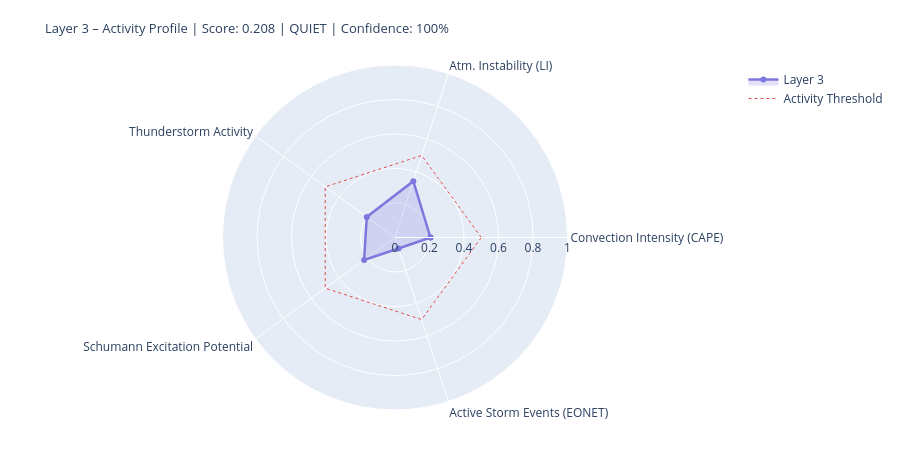

This figure's notebook cell:
### Markdown cell above
---
## 4. State Assessment & Handoff to Layer 4/5

### Code cell
# ============================================================
# LAYER-3-SCORE
# Five dynamic components
# ============================================================

def norm(v, lo, hi):
    if v is None or (isinstance(v, float) and math.isnan(v)): return None
    return round(max(0.0, min(1.0, (v - lo) / (hi - lo))), 4)

# --- 1) Convection intensity (global CAPE mean) ---
cape_mean = df_atm['cape'].dropna().mean() if not df_atm.empty else None
conv_score = norm(cape_mean, 0, 3000)
conv_src   = 'primary' if cape_mean is not None else 'missing'

# --- 2) Atmospheric instability (LI mean) ---
li_mean   = df_atm['li'].dropna().mean() if not df_atm.empty else None
# Negative LI = unstable → higher score
instab_score = norm(-li_mean if li_mean is not None else None, -6, 6)
instab_src   = 'primary' if li_mean is not None else 'missing'

# --- 3) Thunderstorm activity (mean thunder score + WMO count) ---
thunder_mean = df_atm['thunder_score'].mean() if not df_atm.empty else None
n_thunder    = int(df_atm['thunderstorm'].sum()) if not df_atm.empty else 0
thunder_score_val = norm(
    (thunder_mean or 0) * 0.7 + n_thunder * 0.1, 0, 1.0
) if thunder_mean is not None else None
thunder_src = 'primary'

# --- 4) Schumann excitation potential (weighted Schumann contribution) ---
schumann_pot = df_atm['schumann_contribution'].mean() if not df_atm.empty else None
# Boosted by Layer-2 thunderstorm trigger
if schumann_pot is not None and l2_thunder:
    schumann_pot = min(1.0, schumann_pot * 1.2)
schumann_score = norm(schumann_pot, 0, 1.0) if schumann_pot is not None else None
schumann_src   = 'derived'

# --- 5) Storm activity (NASA EONET) ---
# Distinction: None = data not loaded, 0.0 = loaded but no events
storm_score = None
storm_src   = 'missing'
if raw.get('storms') is not None:          # API reached successfully
    storm_score = norm(len(storm_events), 0, 30) if storm_events else 0.0
    storm_src   = 'primary'

# X-Ray and Kp: context only, not in dynamic score
# (X-Ray = Layer-0/4 driver; Kp = geomagnetic index, not a lightning proxy)
xray_context = None
if raw.get('xray'):
    df_xc = pd.DataFrame(raw['xray'])
    fc = next((c for c in df_xc.columns
               if any(k in c.lower() for k in ['flux','long']) and 'time' not in c.lower()),
              df_xc.columns[1])
    df_xc[fc] = pd.to_numeric(df_xc[fc], errors='coerce')
    xray_last = df_xc[fc].dropna().iloc[-1] if not df_xc[fc].dropna().empty else None
    if xray_last:
        xray_class = ('X' if xray_last>=1e-4 else 'M' if xray_last>=1e-5
                      else 'C' if xray_last>=1e-6 else 'B')
        xray_context = {'flux': float(xray_last), 'class': xray_class}
        print(f'X-Ray context: {xray_class}-class ({xray_last:.2e} W/m²)')

# --- Aggregate ---
COMPONENTS = {
    'Convection Intensity (CAPE)':  {'score': conv_score,       'source': conv_src,    'dynamic': True},
    'Atm. Instability (LI)':         {'score': instab_score,     'source': instab_src,  'dynamic': True},
    'Thunderstorm Activity':              {'score': thunder_score_val, 'source': thunder_src, 'dynamic': True},
    'Schumann Excitation Potential':   {'score': schumann_score,   'source': schumann_src,'dynamic': True},
    'Active Storm Events (EONET)': {'score': storm_score,      'source': storm_src,   'dynamic': True},
}

available   = {k: v['score'] for k, v in COMPONENTS.items() if v['score'] is not None}
unavailable = [k for k, v in COMPONENTS.items() if v['score'] is None]
layer3_score = round(sum(available.values()) / len(available), 4) if available else None
confidence   = round(len(available) / len(COMPONENTS), 2)
level = ('unknown' if layer3_score is None
         else 'quiet'   if layer3_score < 0.3
         else 'moderate' if layer3_score < 0.6
         else 'active')
dominant_l3 = max(available, key=available.get) if available else 'none'

# --- Ausgabe ---
W = 68
print('=' * W)
print('LAYER 3 – ATMOSPHERE / WEATHER / THUNDERSTORMS – STATE ASSESSMENT')
print('=' * W)
for name, comp in COMPONENTS.items():
    s = comp['score']
    if s is not None:
        bar = '█' * int(s * 20) + '░' * (20 - int(s * 20))
        print(f'  {name:<36} {bar}  {s:.3f}  [{comp["source"]}]')
    else:
        print(f'  {name:<36} {"─" * 20}  n/a   [missing]')
print('-' * W)
print(f'  Score:        {layer3_score:.3f}  ({len(available)}/{len(COMPONENTS)} components)')
print(f'  Confidence:   {confidence:.0%}')
print(f'  Level:        {level.upper()}')
print(f'  Dominant:     {dominant_l3}')
print(f'  CAPE mean:    {cape_mean:.0f} J/kg' if cape_mean else '  CAPE mean:    n/a')
print(f'  LI mean:      {li_mean:.1f} K' if li_mean is not None else '  LI mean:      n/a')
print(f'  Thunderstorms:{n_thunder} points (WMO)  +  {len(storm_events)} NASA EONET')
print('=' * W)

# Radar
cats   = list(available.keys())
vals_r = list(available.values())
if len(cats) >= 3:
    fig = go.Figure()
    fig.add_trace(go.Scatterpolar(
        r=vals_r + [vals_r[0]], theta=cats + [cats[0]],
        fill='toself', fillcolor='rgba(127,119,221,0.22)',
        line=dict(color='#7F77DD', width=2.5), name='Layer 3'
    ))
    fig.add_trace(go.Scatterpolar(
        r=[0.5] * (len(cats)+1), theta=cats + [cats[0]],
        line=dict(color='#E24B4A', dash='dot', width=1),
        mode='lines', name='Activity Threshold'
    ))
    fig.update_layout(
        title=dict(
            text=f'Layer 3 – Activity Profile | Score: {layer3_score:.3f} | {level.upper()} | Confidence: {confidence:.0%}',
            font=dict(size=13)
        ),
        polar=dict(radialaxis=dict(visible=True, range=[0, 1])),
        height=450, showlegend=True,
        margin=dict(l=60, r=60, t=65, b=40)
    )
    fig.show()

### Figure 1 — Plotly figure (JSON) as saved in the notebook; plotly's stock layout.template omitted (floating-point values rounded to 4 significant figures)
{"data": [{"fill": "toself", "fillcolor": "rgba(127,119,221,0.22)", "line": {"color": "#7F77DD", "width": 2.5}, "name": "Layer 3", "r": [0.2056, 0.3431, 0.2022, 0.2213, 0.0667, 0.2056], "theta": ["Convection Intensity (CAPE)", "Atm. Instability (LI)", "Thunderstorm Activity", "Schumann Excitation Potential", "Active Storm Events (EONET)", "Convection Intensity (CAPE)"], "type": "scatterpolar"}, {"line": {"color": "#E24B4A", "dash": "dot", "width": 1}, "mode": "lines", "name": "Activity Threshold", "r": [0.5, 0.5, 0.5, 0.5, 0.5, 0.5], "theta": ["Convection Intensity (CAPE)", "Atm. Instability (LI)", "Thunderstorm Activity", "Schumann Excitation Potential", "Active Storm Events (EONET)", "Convection Intensity (CAPE)"], "type": "scatterpolar"}], "layout": {"height": 450, "margin": {"b": 40, "l": 60, "r": 60, "t": 65}, "polar": {"radialaxis": {"range": [0, 1], "visible": true}}, "showlegend": true, "title": {"font": {"size": 13}, "text": "Layer 3 – Activity Profile | Score: 0.208 | QUIET | Confidence: 100%"}}}
